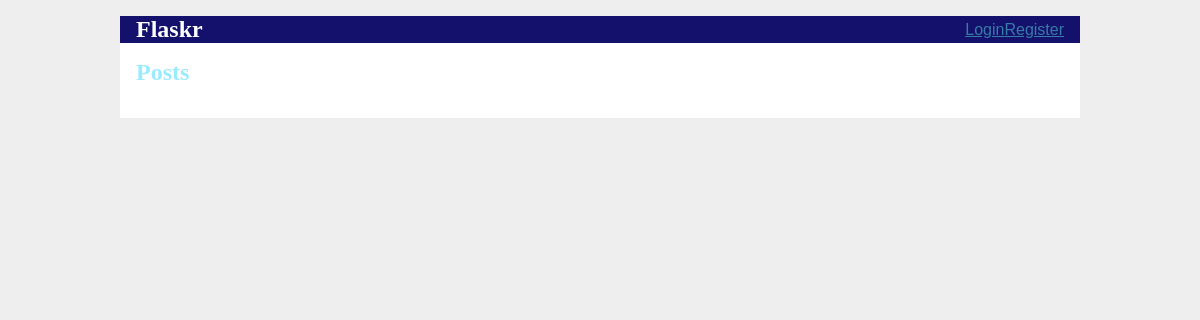
The app's page /, older data.
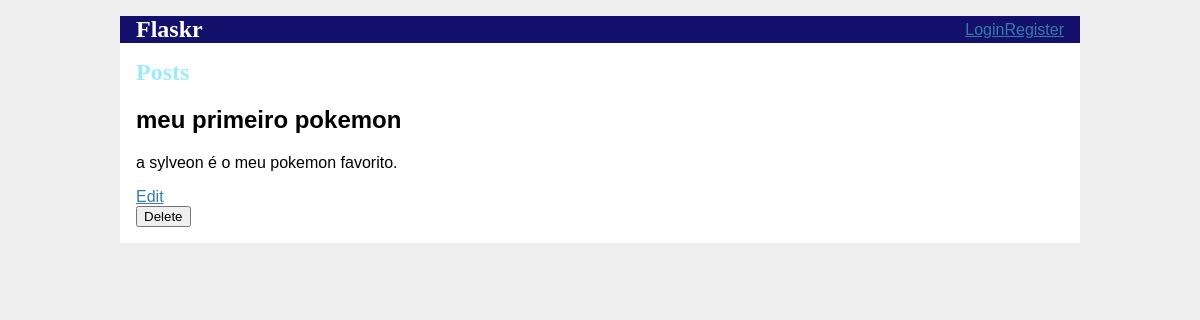
The same page, newer data.
### tables this page shows
CREATE TABLE post (
    id INTEGER PRIMARY KEY AUTOINCREMENT,
    author_id INTEGER NOT NULL,
    created TIMESTAMP NOT NULL DEFAULT CURRENT_TIMESTAMP,
    title TEXT NOT NULL,
    body TEXT NOT NULL,
    FOREIGN KEY (author_id) REFERENCES user (id)
);

### flaskr/blog.py (the view)
@bp.route("/")
def index():
    db = get_db()
    posts = db.execute(
        "SELECT id, title, body, created, author_id FROM post"
    ).fetchall()
    return render_template("blog/index.html", posts=posts)

### flaskr/auth.py (called while the page is built)
@bp.before_app_request
def load_logged_in_user():
    user_id = session.get("user_id")
    if user_id is None:
        g.user = None
    else:
        g.user = get_db().execute(
            "SELECT * FROM user WHERE id = ?", (user_id,)
        ).fetchone()

### flaskr/db.py (called while the page is built)
def get_db():
    if "db" not in g:
        g.db = sqlite3.connect(
            current_app.config["DATABASE"],
            detect_types=sqlite3.PARSE_DECLTYPES
        )
        g.db.row_factory = sqlite3.Row
    return g.db

### flaskr/templates/blog/index.html
{% extends 'base.html' %}
{% block header %}
  <h1>{% block title %}Posts{% endblock %}</h1>
{% endblock %}
{% block content %}
  {% for post in posts %}
    <article class="post">
      <h2>{{ post['title'] }}</h2>
      <p>{{ post['body'] }}</p>
      <a href="{{ url_for('blog.update', id=post['id']) }}">
        Edit
      </a>
      <form action="{{ url_for('blog.delete', id=post['id']) }}" method="post">
  <button type="submit">Delete</button>
</form>
    </article>
  {% endfor %}
{% endblock %}

### flaskr/templates/base.html (shortened to what this page needs)
<!doctype html>
<link rel="stylesheet" href="{{ url_for('static', filename='style.css') }}">
<nav>
  <h1><a href="{{ url_for('blog.index') }}">Flaskr</a></h1>
  {% if g.user %}
    <a href="{{ url_for('blog.create') }}">New Post</a>
  {% else %}
    <a href="{{ url_for('auth.login') }}">Login</a>
    <a href="{{ url_for('auth.register') }}">Register</a>
  {% endif %}
</nav>
<section class="content">
  <header>
    {% block header %}{% endblock %}
  </header>
  {% block content %}{% endblock %}
</section>

### flaskr/static/style.css (style rules this page uses)
h1 { font-family: serif; color: #9bebff; margin: 1rem 0; }
a { color: #377ba8; }
nav { background: #13116b; display: flex; align-items: center; padding: 0 1rem; }
nav h1 { flex: auto; margin: 0; }
nav h1 a { color: white; text-decoration: none; }
.content { padding: 0 1rem 1rem; }

Row changes from the older to the newer data that the page shows:
added post: title "meu primeiro pokemon", body "a sylveon é o meu pokemon favorito."
